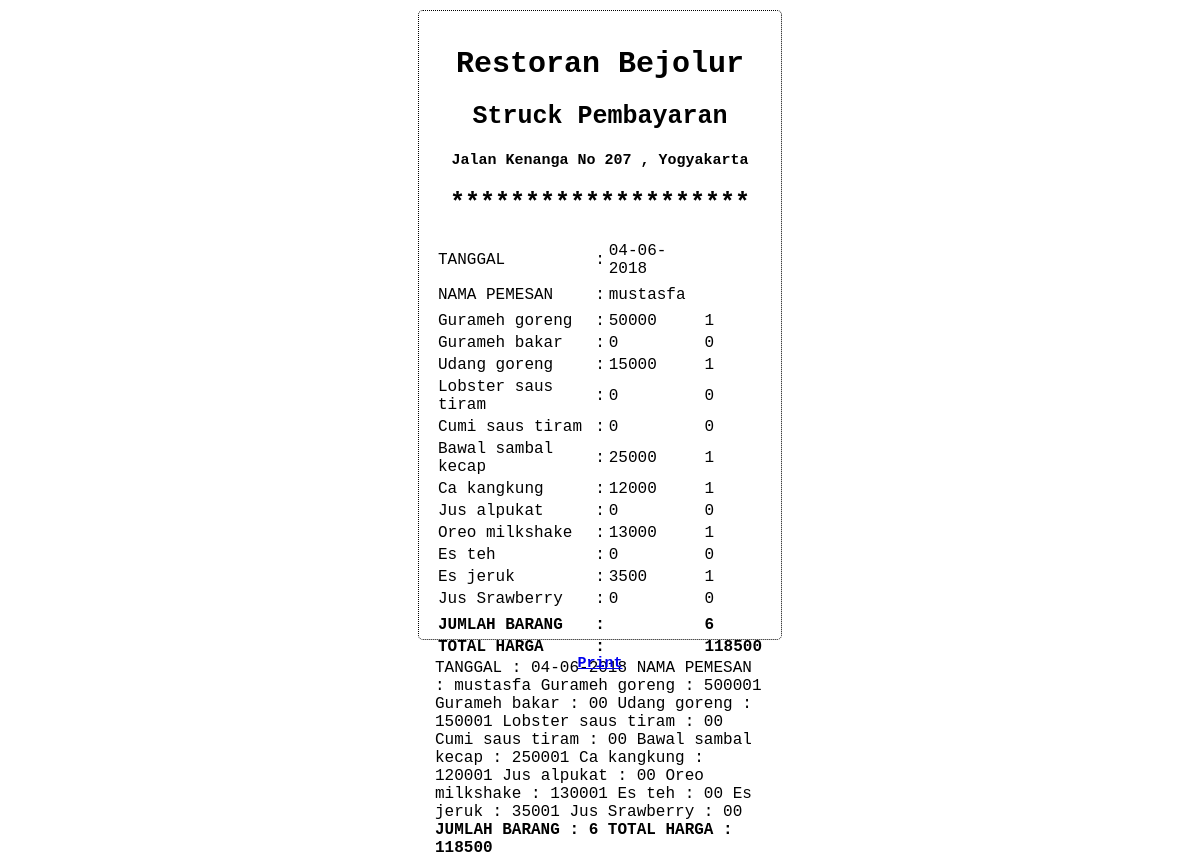
The app's page /struck.php?user=mustasfa with its own data.
### tables this page shows
CREATE TABLE IF NOT EXISTS `pesan` (
  `namapelanggan` varchar(50) NOT NULL,
  `alamat` varchar(100) NOT NULL,
  `tanggalpesan` date NOT NULL,
  `order1` int(11) NOT NULL,
  `order2` int(11) NOT NULL,
  `order3` int(11) NOT NULL,
  `order4` int(11) NOT NULL,
  `order5` int(11) NOT NULL,
  `order6` int(11) NOT NULL,
  `order7` int(11) NOT NULL,
  `order8` int(11) NOT NULL,
  `order9` int(11) NOT NULL,
  `order10` int(11) NOT NULL,
  `order11` int(11) NOT NULL,
  `order12` int(11) NOT NULL,
  `totalharga` int(11) NOT NULL,
  `totalbarang` int(11) NOT NULL
);

### struck.php (the view, shortened to what this page needs)
<html>
<head>
	<link href ="struk.css" rel = "stylesheet" type="text/css" media = "all" />
</head>
<body>
	<div class="container">
		<h1> Restoran Bejolur </h1>
		<h2> Struck Pembayaran </h2>
		<h3> Jalan Kenanga No 207 , Yogyakarta</h3>
		<h2> ******************** </h2>
<?php
$tgl_skrg = date("d-m-Y");
$host = "localhost";
$username = "root";
$password = "";
$db_name = "jalres";
$konek = new mysqli($host, $username, $password , $db_name);
if($konek->connect_error){
  die("Koneksi Gagal Karena : ". $konek->connect_error);
}else {
$user = $_GET['user'];
$sql = "select * from pesan where namapelanggan = '$user' ";
$data = $konek->query($sql);
echo "<table border='0'>";
if ($data->num_rows > 0){
	while ($row = $data->fetch_assoc()) {
		echo "<tr>";
		echo "<td>TANGGAL </td>";
		echo "<td> : </td>";
		echo "<td> $tgl_skrg </td>";
		echo "</tr>";
		echo "<td></td>";
		echo "<tr>";
		echo "<td> NAMA PEMESAN </td>";
		echo "<td> : </td>";
		echo "<td>".$row['namapelanggan']."</td>";
		echo "</tr>";
		echo "<td></td>";
		echo "<tr>";
		echo "<td> Gurameh goreng </td>";
		echo "<td> : </td>";
		echo "<td>".$row['order1']*50000;
		echo "</td>";
		echo "<td>".$row['order1']."</td>";
		echo "</tr>";
		echo "<tr>";
		echo "<td> Gurameh bakar </td>";
		echo "<td> : </td>";
		echo "<td>".$row['order2']*55000;
		echo "</td>";
		echo "<td>".$row['order2']."</td>";
		echo "</tr>";
		echo "<tr>";
		echo "<td>  Udang goreng </td>";
		echo "<td> : </td>";
		echo "<td>".$row['order3']*15000;
		echo "</td>";
		echo "<td>".$row['order3']."</td>";
		echo "</tr>";
		echo "<tr>";
		echo "<td> Lobster saus tiram </td>";
		echo "<td> : </td>";
		echo "<td>".$row['order4']*40000;
		echo "</td>";
		echo "<td>".$row['order4']."</td>";
		echo "</tr>";
		echo "<tr>";
		echo "<td> Cumi saus tiram </td>";
		echo "<td> : </td>";
		echo "<td>".$row['order5']*30000;
		echo "</td>";
		echo "<td>".$row['order5']."</td>";
		echo "</tr>";
		echo "<tr>";
		echo "<td> Bawal sambal kecap </td>";
		echo "<td> : </td>";
		echo "<td>".$row['order6']*25000;
		echo "</td>";
		echo "<td>".$row['order6']."</td>";
		echo "</tr>";
		echo "<tr>";
		echo "<td> Ca kangkung </td>";
		echo "<td> : </td>";
		echo "<td>".$row['order7']*12000;
		echo "</td>";
		echo "<td>".$row['order7']."</td>";
		echo "</tr>";
		echo "<tr>";
		echo "<td> Jus alpukat </td>";
		echo "<td> : </td>";
		echo "<td>".$row['order8']*10000;
		echo "</td>";
		echo "<td>".$row['order8']."</td>";
		echo "</tr>";
		echo "<tr>";
		echo "<td> Oreo milkshake </td>";
		echo "<td> : </td>";
		echo "<td>".$row['order9']*13000;
		echo "</td>";
		echo "<td>".$row['order9']."</td>";
		echo "</tr>";
		echo "<tr>";
		echo "<td> Es teh </td>";
		echo "<td> : </td>";
		echo "<td>".$row['order10']*3000;
		echo "</td>";
		echo "<td>".$row['order10']."</td>";
		echo "</tr>";
		echo "<tr>";
		echo "<td> Es jeruk </td>";
		echo "<td> : </td>";
		echo "<td>".$row['order11']*3500;
		echo "</td>";
		echo "<td>".$row['order11']."</td>";
		echo "</tr>";
		echo "<tr>";
		echo "<td> Jus Srawberry </td>";
		echo "<td> : </td>";
		echo "<td>".$row['order12']*10000;
		echo "</td>";
		echo "<td>".$row['order12']."</td>";
		echo "</tr>";
		echo "<td></td>";
		echo "<tr>";
		echo "<td><b> JUMLAH BARANG </td>";
		echo "<td><b> : </td>";
		echo "<td></td>";
		echo "<td><b>".$row['totalbarang'];
		echo "</td>";
		echo "</tr>";
		echo "<tr>";
		echo "<td><b> TOTAL HARGA </td>";
		echo "<td><b> : </td>";
		echo "<td></td>";
		echo "<td><b>".$row['totalharga'];
		echo "</td>";
		echo "</tr>";
		echo "</table>";
	}
}else{
	echo"Tidak dapat di cetak";
}
}
?>
</div>
<h3><a href="#" onclick="window.print()"> Print </a> </h3>
</body>
</html>

### struk.css (style rules this page uses)
body { font-family: 'Courier New'; text-align: left; }
.container { width: 330px; height:580px; background-color: #FFF; border-radius : 5px; margin : 0 auto; border: 1px dotted black; margin-top :10px; padding-top: 1em; padding-bottom: 2em; padding-left: 1em; padding-right: 1em; }
h1 { text-align: center; font-size: 30px; }
h2 { text-align: center; font-size: 25px; }
h3 { text-align: center; font-size: 15px; }

### records on screen
pesan: namapelanggan "mustasfa", $row['order1']*50000 "50000", order1 "1", $row['order2']*55000 "0", order2 "0", $row['order3']*15000 "15000", order3 "1", $row['order4']*40000 "0", order4 "0", $row['order5']*30000 "0", order5 "0", $row['order6']*25000 "25000", order6 "1", $row['order7']*12000 "12000", order7 "1", $row['order8']*10000 "0", order8 "0", $row['order9']*13000 "13000", order9 "1", $row['order10']*3000 "0", order10 "0", $row['order11']*3500 "3500", order11 "1", $row['order12']*10000 "0", order12 "0", totalbarang "6", totalharga "118500"
pesan: namapelanggan "mustasfa", $row['order1']*50000 "50000", order1 "1", $row['order2']*55000 "0", order2 "0", $row['order3']*15000 "15000", order3 "1", $row['order4']*40000 "0", order4 "0", $row['order5']*30000 "0", order5 "0", $row['order6']*25000 "25000", order6 "1", $row['order7']*12000 "12000", order7 "1", $row['order8']*10000 "0", order8 "0", $row['order9']*13000 "13000", order9 "1", $row['order10']*3000 "0", order10 "0", $row['order11']*3500 "3500", order11 "1", $row['order12']*10000 "0", order12 "0", totalbarang "6", totalharga "118500"
